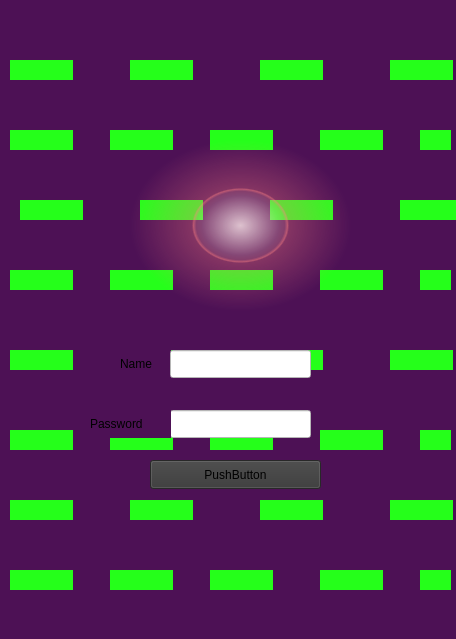
<?xml version="1.0" encoding="UTF-8"?>
<ui version="4.0">
 <class>MainWindow</class>
 <widget class="QMainWindow" name="MainWindow">
  <property name="geometry">
   <rect>
    <x>0</x>
    <y>0</y>
    <width>456</width>
    <height>639</height>
   </rect>
  </property>
  <property name="windowTitle">
   <string>MainWindow</string>
  </property>
  <property name="styleSheet">
   <string notr="true">background-color: rgb(77, 17, 85);</string>
  </property>
  <widget class="QWidget" name="centralwidget">
   <widget class="QPushButton" name="pushButton">
    <property name="geometry">
     <rect>
      <x>150</x>
      <y>460</y>
      <width>171</width>
      <height>29</height>
     </rect>
    </property>
    <property name="styleSheet">
     <string notr="true">background-color: rgb(56, 56, 56);</string>
    </property>
    <property name="text">
     <string>PushButton</string>
    </property>
   </widget>
   <widget class="QLabel" name="label_3">
    <property name="geometry">
     <rect>
      <x>420</x>
      <y>130</y>
      <width>31</width>
      <height>20</height>
     </rect>
    </property>
    <property name="styleSheet">
     <string notr="true">background-color: rgb(37, 255, 26);</string>
    </property>
    <property name="text">
     <string/>
    </property>
   </widget>
   <widget class="QLabel" name="label_4">
    <property name="geometry">
     <rect>
      <x>10</x>
      <y>60</y>
      <width>63</width>
      <height>20</height>
     </rect>
    </property>
    <property name="styleSheet">
     <string notr="true">background-color: rgb(37, 255, 26);</string>
    </property>
    <property name="text">
     <string/>
    </property>
   </widget>
   <widget class="QLabel" name="label_5">
    <property name="geometry">
     <rect>
      <x>130</x>
      <y>60</y>
      <width>63</width>
      <height>20</height>
     </rect>
    </property>
    <property name="styleSheet">
     <string notr="true">background-color: rgb(37, 255, 26);</string>
    </property>
    <property name="text">
     <string/>
    </property>
   </widget>
   <widget class="QLabel" name="label_6">
    <property name="geometry">
     <rect>
      <x>260</x>
      <y>60</y>
      <width>63</width>
      <height>20</height>
     </rect>
    </property>
    <property name="styleSheet">
     <string notr="true">background-color: rgb(37, 255, 26);</string>
    </property>
    <property name="text">
     <string/>
    </property>
   </widget>
   <widget class="QLabel" name="label_7">
    <property name="geometry">
     <rect>
      <x>390</x>
      <y>60</y>
      <width>63</width>
      <height>20</height>
     </rect>
    </property>
    <property name="styleSheet">
     <string notr="true">background-color: rgb(37, 255, 26);</string>
    </property>
    <property name="text">
     <string/>
    </property>
   </widget>
   <widget class="QLabel" name="label_8">
    <property name="geometry">
     <rect>
      <x>110</x>
      <y>130</y>
      <width>63</width>
      <height>20</height>
     </rect>
    </property>
    <property name="styleSheet">
     <string notr="true">background-color: rgb(37, 255, 26);</string>
    </property>
    <property name="text">
     <string/>
    </property>
   </widget>
   <widget class="QLabel" name="label_9">
    <property name="geometry">
     <rect>
      <x>210</x>
      <y>130</y>
      <width>63</width>
      <height>20</height>
     </rect>
    </property>
    <property name="styleSheet">
     <string notr="true">background-color: rgb(37, 255, 26);</string>
    </property>
    <property name="text">
     <string/>
    </property>
   </widget>
   <widget class="QLabel" name="label_10">
    <property name="geometry">
     <rect>
      <x>320</x>
      <y>130</y>
      <width>63</width>
      <height>20</height>
     </rect>
    </property>
    <property name="styleSheet">
     <string notr="true">background-color: rgb(37, 255, 26);</string>
    </property>
    <property name="text">
     <string/>
    </property>
   </widget>
   <widget class="QLabel" name="label_11">
    <property name="geometry">
     <rect>
      <x>10</x>
      <y>130</y>
      <width>63</width>
      <height>20</height>
     </rect>
    </property>
    <property name="styleSheet">
     <string notr="true">background-color: rgb(37, 255, 26);</string>
    </property>
    <property name="text">
     <string/>
    </property>
   </widget>
   <widget class="QLabel" name="label_12">
    <property name="geometry">
     <rect>
      <x>140</x>
      <y>200</y>
      <width>63</width>
      <height>20</height>
     </rect>
    </property>
    <property name="styleSheet">
     <string notr="true">background-color: rgb(37, 255, 26);</string>
    </property>
    <property name="text">
     <string/>
    </property>
   </widget>
   <widget class="QLabel" name="label_13">
    <property name="geometry">
     <rect>
      <x>270</x>
      <y>200</y>
      <width>63</width>
      <height>20</height>
     </rect>
    </property>
    <property name="styleSheet">
     <string notr="true">background-color: rgb(37, 255, 26);</string>
    </property>
    <property name="text">
     <string/>
    </property>
   </widget>
   <widget class="QLabel" name="label_14">
    <property name="geometry">
     <rect>
      <x>20</x>
      <y>200</y>
      <width>63</width>
      <height>20</height>
     </rect>
    </property>
    <property name="styleSheet">
     <string notr="true">background-color: rgb(37, 255, 26);</string>
    </property>
    <property name="text">
     <string/>
    </property>
   </widget>
   <widget class="QLabel" name="label_15">
    <property name="geometry">
     <rect>
      <x>400</x>
      <y>200</y>
      <width>63</width>
      <height>20</height>
     </rect>
    </property>
    <property name="styleSheet">
     <string notr="true">background-color: rgb(37, 255, 26);</string>
    </property>
    <property name="text">
     <string/>
    </property>
   </widget>
   <widget class="QLabel" name="label_16">
    <property name="geometry">
     <rect>
      <x>420</x>
      <y>270</y>
      <width>31</width>
      <height>20</height>
     </rect>
    </property>
    <property name="styleSheet">
     <string notr="true">background-color: rgb(37, 255, 26);</string>
    </property>
    <property name="text">
     <string/>
    </property>
   </widget>
   <widget class="QLabel" name="label_17">
    <property name="geometry">
     <rect>
      <x>320</x>
      <y>270</y>
      <width>63</width>
      <height>20</height>
     </rect>
    </property>
    <property name="styleSheet">
     <string notr="true">background-color: rgb(37, 255, 26);</string>
    </property>
    <property name="text">
     <string/>
    </property>
   </widget>
   <widget class="QLabel" name="label_18">
    <property name="geometry">
     <rect>
      <x>210</x>
      <y>270</y>
      <width>63</width>
      <height>20</height>
     </rect>
    </property>
    <property name="styleSheet">
     <string notr="true">background-color: rgb(37, 255, 26);</string>
    </property>
    <property name="text">
     <string/>
    </property>
   </widget>
   <widget class="QLabel" name="label_19">
    <property name="geometry">
     <rect>
      <x>110</x>
      <y>270</y>
      <width>63</width>
      <height>20</height>
     </rect>
    </property>
    <property name="styleSheet">
     <string notr="true">background-color: rgb(37, 255, 26);</string>
    </property>
    <property name="text">
     <string/>
    </property>
   </widget>
   <widget class="QLabel" name="label_20">
    <property name="geometry">
     <rect>
      <x>10</x>
      <y>270</y>
      <width>63</width>
      <height>20</height>
     </rect>
    </property>
    <property name="styleSheet">
     <string notr="true">background-color: rgb(37, 255, 26);</string>
    </property>
    <property name="text">
     <string/>
    </property>
   </widget>
   <widget class="QLabel" name="label_21">
    <property name="geometry">
     <rect>
      <x>260</x>
      <y>350</y>
      <width>63</width>
      <height>20</height>
     </rect>
    </property>
    <property name="styleSheet">
     <string notr="true">background-color: rgb(37, 255, 26);</string>
    </property>
    <property name="text">
     <string/>
    </property>
   </widget>
   <widget class="QLabel" name="label_22">
    <property name="geometry">
     <rect>
      <x>390</x>
      <y>350</y>
      <width>63</width>
      <height>20</height>
     </rect>
    </property>
    <property name="styleSheet">
     <string notr="true">background-color: rgb(37, 255, 26);</string>
    </property>
    <property name="text">
     <string/>
    </property>
   </widget>
   <widget class="QLabel" name="label_23">
    <property name="geometry">
     <rect>
      <x>130</x>
      <y>350</y>
      <width>63</width>
      <height>20</height>
     </rect>
    </property>
    <property name="styleSheet">
     <string notr="true">background-color: rgb(37, 255, 26);</string>
    </property>
    <property name="text">
     <string/>
    </property>
   </widget>
   <widget class="QLabel" name="label_24">
    <property name="geometry">
     <rect>
      <x>10</x>
      <y>350</y>
      <width>63</width>
      <height>20</height>
     </rect>
    </property>
    <property name="styleSheet">
     <string notr="true">background-color: rgb(37, 255, 26);</string>
    </property>
    <property name="text">
     <string/>
    </property>
   </widget>
   <widget class="QLabel" name="label_25">
    <property name="geometry">
     <rect>
      <x>420</x>
      <y>430</y>
      <width>31</width>
      <height>20</height>
     </rect>
    </property>
    <property name="styleSheet">
     <string notr="true">background-color: rgb(37, 255, 26);</string>
    </property>
    <property name="text">
     <string/>
    </property>
   </widget>
   <widget class="QLabel" name="label_26">
    <property name="geometry">
     <rect>
      <x>110</x>
      <y>430</y>
      <width>63</width>
      <height>20</height>
     </rect>
    </property>
    <property name="styleSheet">
     <string notr="true">background-color: rgb(37, 255, 26);</string>
    </property>
    <property name="text">
     <string/>
    </property>
   </widget>
   <widget class="QLabel" name="label_27">
    <property name="geometry">
     <rect>
      <x>210</x>
      <y>430</y>
      <width>63</width>
      <height>20</height>
     </rect>
    </property>
    <property name="styleSheet">
     <string notr="true">background-color: rgb(37, 255, 26);</string>
    </property>
    <property name="text">
     <string/>
    </property>
   </widget>
   <widget class="QLabel" name="label_28">
    <property name="geometry">
     <rect>
      <x>10</x>
      <y>430</y>
      <width>63</width>
      <height>20</height>
     </rect>
    </property>
    <property name="styleSheet">
     <string notr="true">background-color: rgb(37, 255, 26);</string>
    </property>
    <property name="text">
     <string/>
    </property>
   </widget>
   <widget class="QLabel" name="label_29">
    <property name="geometry">
     <rect>
      <x>320</x>
      <y>430</y>
      <width>63</width>
      <height>20</height>
     </rect>
    </property>
    <property name="styleSheet">
     <string notr="true">background-color: rgb(37, 255, 26);</string>
    </property>
    <property name="text">
     <string/>
    </property>
   </widget>
   <widget class="QLabel" name="label_30">
    <property name="geometry">
     <rect>
      <x>260</x>
      <y>500</y>
      <width>63</width>
      <height>20</height>
     </rect>
    </property>
    <property name="styleSheet">
     <string notr="true">background-color: rgb(37, 255, 26);</string>
    </property>
    <property name="text">
     <string/>
    </property>
   </widget>
   <widget class="QLabel" name="label_31">
    <property name="geometry">
     <rect>
      <x>390</x>
      <y>500</y>
      <width>63</width>
      <height>20</height>
     </rect>
    </property>
    <property name="styleSheet">
     <string notr="true">background-color: rgb(37, 255, 26);</string>
    </property>
    <property name="text">
     <string/>
    </property>
   </widget>
   <widget class="QLabel" name="label_32">
    <property name="geometry">
     <rect>
      <x>130</x>
      <y>500</y>
      <width>63</width>
      <height>20</height>
     </rect>
    </property>
    <property name="styleSheet">
     <string notr="true">background-color: rgb(37, 255, 26);</string>
    </property>
    <property name="text">
     <string/>
    </property>
   </widget>
   <widget class="QLabel" name="label_33">
    <property name="geometry">
     <rect>
      <x>10</x>
      <y>500</y>
      <width>63</width>
      <height>20</height>
     </rect>
    </property>
    <property name="styleSheet">
     <string notr="true">background-color: rgb(37, 255, 26);</string>
    </property>
    <property name="text">
     <string/>
    </property>
   </widget>
   <widget class="QLabel" name="label_34">
    <property name="geometry">
     <rect>
      <x>420</x>
      <y>570</y>
      <width>31</width>
      <height>20</height>
     </rect>
    </property>
    <property name="styleSheet">
     <string notr="true">background-color: rgb(37, 255, 26);</string>
    </property>
    <property name="text">
     <string/>
    </property>
   </widget>
   <widget class="QLabel" name="label_35">
    <property name="geometry">
     <rect>
      <x>110</x>
      <y>570</y>
      <width>63</width>
      <height>20</height>
     </rect>
    </property>
    <property name="styleSheet">
     <string notr="true">background-color: rgb(37, 255, 26);</string>
    </property>
    <property name="text">
     <string/>
    </property>
   </widget>
   <widget class="QLabel" name="label_36">
    <property name="geometry">
     <rect>
      <x>210</x>
      <y>570</y>
      <width>63</width>
      <height>20</height>
     </rect>
    </property>
    <property name="styleSheet">
     <string notr="true">background-color: rgb(37, 255, 26);</string>
    </property>
    <property name="text">
     <string/>
    </property>
   </widget>
   <widget class="QLabel" name="label_37">
    <property name="geometry">
     <rect>
      <x>10</x>
      <y>570</y>
      <width>63</width>
      <height>20</height>
     </rect>
    </property>
    <property name="styleSheet">
     <string notr="true">background-color: rgb(37, 255, 26);</string>
    </property>
    <property name="text">
     <string/>
    </property>
   </widget>
   <widget class="QLabel" name="label_38">
    <property name="geometry">
     <rect>
      <x>320</x>
      <y>570</y>
      <width>63</width>
      <height>20</height>
     </rect>
    </property>
    <property name="styleSheet">
     <string notr="true">background-color: rgb(37, 255, 26);</string>
    </property>
    <property name="text">
     <string/>
    </property>
   </widget>
   <widget class="QLabel" name="label_39">
    <property name="geometry">
     <rect>
      <x>130</x>
      <y>140</y>
      <width>221</width>
      <height>171</height>
     </rect>
    </property>
    <property name="styleSheet">
     <string notr="true">background-color: qradialgradient(spread:pad, cx:0.5, cy:0.5, radius:0.5, fx:0.5, fy:0.5, stop:0 rgba(255, 235, 235, 206), stop:0.35 rgba(255, 188, 188, 80), stop:0.4 rgba(255, 162, 162, 80), stop:0.425 rgba(255, 132, 132, 156), stop:0.44 rgba(252, 128, 128, 80), stop:1 rgba(255, 255, 255, 0));
image: url(:/img/img/logo_transparent.png);</string>
    </property>
    <property name="text">
     <string/>
    </property>
   </widget>
   <widget class="QLabel" name="label">
    <property name="geometry">
     <rect>
      <x>120</x>
      <y>350</y>
      <width>51</width>
      <height>28</height>
     </rect>
    </property>
    <property name="styleSheet">
     <string notr="true">font: 10pt &quot;Simplified Arabic&quot;;
font: 700 10pt &quot;Segoe UI&quot;;
color: rgb(0, 0, 0);</string>
    </property>
    <property name="text">
     <string>Name</string>
    </property>
   </widget>
   <widget class="QLineEdit" name="password">
    <property name="geometry">
     <rect>
      <x>170</x>
      <y>410</y>
      <width>141</width>
      <height>28</height>
     </rect>
    </property>
    <property name="styleSheet">
     <string notr="true">background-color: rgb(255, 255, 255);</string>
    </property>
   </widget>
   <widget class="QLineEdit" name="name">
    <property name="geometry">
     <rect>
      <x>170</x>
      <y>350</y>
      <width>141</width>
      <height>28</height>
     </rect>
    </property>
    <property name="styleSheet">
     <string notr="true">background-color: rgb(255, 255, 255);</string>
    </property>
   </widget>
   <widget class="QLabel" name="label_40">
    <property name="geometry">
     <rect>
      <x>90</x>
      <y>410</y>
      <width>81</width>
      <height>28</height>
     </rect>
    </property>
    <property name="styleSheet">
     <string notr="true">font: 10pt &quot;Simplified Arabic&quot;;
font: 700 10pt &quot;Segoe UI&quot;;
color: rgb(0, 0, 0);</string>
    </property>
    <property name="text">
     <string>Password</string>
    </property>
   </widget>
   <zorder>label_26</zorder>
   <zorder>label_27</zorder>
   <zorder>label_32</zorder>
   <zorder>label_30</zorder>
   <zorder>label_21</zorder>
   <zorder>label_23</zorder>
   <zorder>pushButton</zorder>
   <zorder>label_3</zorder>
   <zorder>label_4</zorder>
   <zorder>label_5</zorder>
   <zorder>label_6</zorder>
   <zorder>label_7</zorder>
   <zorder>label_8</zorder>
   <zorder>label_9</zorder>
   <zorder>label_10</zorder>
   <zorder>label_11</zorder>
   <zorder>label_12</zorder>
   <zorder>label_13</zorder>
   <zorder>label_14</zorder>
   <zorder>label_15</zorder>
   <zorder>label_16</zorder>
   <zorder>label_17</zorder>
   <zorder>label_18</zorder>
   <zorder>label_19</zorder>
   <zorder>label_20</zorder>
   <zorder>label_22</zorder>
   <zorder>label_24</zorder>
   <zorder>label_25</zorder>
   <zorder>label_28</zorder>
   <zorder>label_29</zorder>
   <zorder>label_31</zorder>
   <zorder>label_33</zorder>
   <zorder>label_34</zorder>
   <zorder>label_35</zorder>
   <zorder>label_36</zorder>
   <zorder>label_37</zorder>
   <zorder>label_38</zorder>
   <zorder>label</zorder>
   <zorder>label_39</zorder>
   <zorder>password</zorder>
   <zorder>name</zorder>
   <zorder>label_40</zorder>
  </widget>
  <widget class="QMenuBar" name="menubar">
   <property name="geometry">
    <rect>
     <x>0</x>
     <y>0</y>
     <width>456</width>
     <height>25</height>
    </rect>
   </property>
  </widget>
  <widget class="QStatusBar" name="statusbar"/>
 </widget>
 <resources/>
 <connections/>
</ui>
